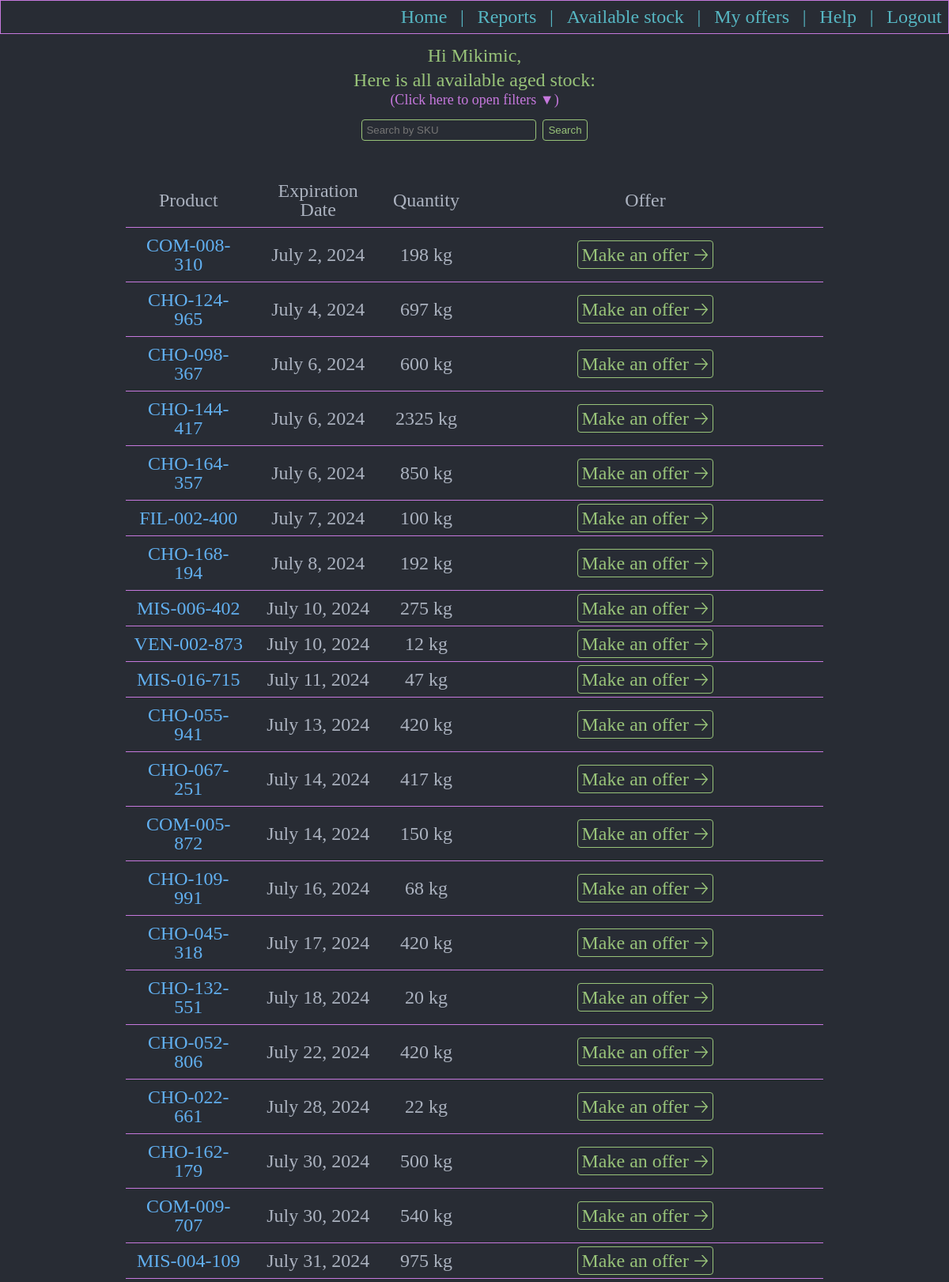
Screenshot of /all_available_stock/ (signed in, upper part) with the database file from the repository.
### aged/models.py (models this page shows, shortened)
class AvailableStock(models.Model):
    available_product = models.ForeignKey(Products, null=True, blank=True, on_delete=models.RESTRICT)
    stock_location = models.ForeignKey(LocationsForStocks, null=True, blank=True, on_delete=models.RESTRICT)
    expiration_date = models.DateField()
    batch = models.CharField(max_length=100)
    original_quantity_in_kg = models.IntegerField()
    under_offer_quantity_in_kg = models.IntegerField(default=0)
    sold_quantity_in_kg = models.IntegerField(default=0)
    available_quantity_in_kg = models.IntegerField()
    class Meta:
        verbose_name_plural = 'Available stock'

class Products(models.Model):
    cod_material = models.CharField(max_length=100)
    description = models.CharField(max_length=200, null=True, blank=True)
    product_brand = models.ForeignKey(Brands, null=True, blank=True, on_delete=models.SET_NULL)
    product_material_type = models.ForeignKey(MaterialType, null=True, blank=True, on_delete=models.SET_NULL)
    def __str__(self):
        return self.cod_material
    class Meta:
        verbose_name_plural = 'Products'

### aged/views.py (the view)
# urls.py: path('all_available_stock/', views.all_available_stock, name='all_available_stock'),
@login_required
def all_available_stock(request):
    touched_stock = OffersLog.objects.filter(stock_expired=False)
    all_available_stock = AvailableStock.objects.all().order_by('expiration_date')
    material = set()
    materials = set()
    for itm in touched_stock:
        material.add(itm.offered_product.product_material_type.material_type)
        materials.add(itm.offered_product.product_material_type)
    for itm in all_available_stock:
        material.add(itm.available_product.product_material_type.material_type)
        materials.add(itm.available_product.product_material_type)
    material_csv = ",".join(material)
    return render(request, 'aged/all_available_stock.html',
                  {'all_available_stock': all_available_stock,
                   'touched_stock': touched_stock,
                   'materials': materials,
                   'materials_as_csv': material_csv})

### aged/templates/aged/all_available_stock.html (shortened to what this page needs)
{% extends 'aged/base.html' %}
{% load static %}
{% block body %}
<div class="div_menu_no_border">
  <p class="p_menu">Hi {{user}}, </p>
  <p class="p_menu">Here is all available aged stock:</p>
  <p class = "p_div_filter" id="p_filter_message">(Click here to open filters ▼)</p>
  <div class="div_search_bar">
    <input id ="searchBar" type="text" name="" value="" placeholder="Search by SKU">
    <button id ="searchButton" type="button" name="button">Search</button>
  </div>
  {% if all_available_stock|length > 0 %}
  <table class="table_stocks_and_report">
    <tr class = "tr_first_line">
      <th>Product</th>
      <th>Expiration Date</th>
      <th>Quantity</th>
      <th>Offer</th>
    </tr>
    {% for freeStock in all_available_stock %}
    {% if freeStock.available_quantity_in_kg > 0 %}
    <tr data-material="{{ freeStock.available_product.product_material_type.material_type }}">
      <td class="table_sku">{{ freeStock.available_product }}</td>
      <td>{{ freeStock.expiration_date }}</td>
      <td>{{ freeStock.available_quantity_in_kg }} kg</td>
      <td><a class="a_menu_make_offer" href="{% url 'make_offer' itm_id=freeStock.id %}">Make an offer 🡢</a></td>
    </tr>
    {% endif %}
    {% endfor %}
  </table>
  {% else %}
  <p style="color:red">There is no available stock!</p>
  {% endif %}
</div>
{% endblock %}

### aged/static/aged/css/home.css (style rules this page uses)
html, body, div, span, applet, object, iframe, h1, h2, h3, h4, h5, h6, p, blockquote, pre, a, abbr, acronym, address, big, cite, code, del, dfn, em, img, ins, kbd, q, s, samp, small, strike, strong, sub, sup, tt, var, b, u, i, center, dl, dt, dd, ol, ul, li, fieldset, form, label, legend, table, caption, tbody, tfoot, thead, tr, th, td, article, aside, canvas, details, embed, figure, figcaption, footer, header, hgroup, menu, nav, output, ruby, section, summary, time, mark, audio, video { margin: 0; padding: 0; border: 0; font-size: 100%; font: inherit; vertical-align: baseline; }
body { line-height: 1; }
table { border-collapse: collapse; border-spacing: 0; }
body { background-color: #282c34; height: 100vh; display: flex; flex-direction: column; justify-content: space-between; font-size: 150%; }
p, pre { color: #98c379 }
.div_menu, .div_menu_no_border { display: flex; flex-direction: column; text-align: center; align-items: center; margin: 0.5%; padding: 0.5%; }
.p_menu { width: 50%; margin: 0.3%; }
.a_menu_make_offer { width: 15%; margin: 1%; padding: 1%; color: #98c379; border: solid 0.5px #98c379; border-radius: 4px; text-decoration: none; transition: 0.5s ease; }
.table_stocks_and_report { border-collapse: separate; color: #abb2bf; margin: 25px; width: 75%; }
td,th { padding:10px; vertical-align: middle; border-bottom: solid 0.5px #c678dd; }
.tr_first_line { top:0; position:sticky; background-color: #282c34; }
.table_sku { color: #61afef }
.input_offer, .input_offer_select, #searchBar { background: none; color: #98c379; border: solid 0.5px #98c379; border-radius: 4px; width: 75%; margin: 2.5%; padding: 2.7%; }
#searchBar { margin: 1.5%; padding: 1.7%; }
#searchButton { width: 20%; margin: 1.5%; padding: 1.7%; background-color: #282c34; border: solid 0.5px #98c379; border-radius: 4px; color: #98c379; transition:0.5s ease; }
.p_div_filter, .label_checkBox { color:#c678dd; }
.div_search_bar { width:25%; display:flex; margin:1%; }
#p_filter_message { font-size: 75%; transition: 0.5s ease }

### rows the page displays
AvailableStock: available_product "COM-008-310", expiration_date "July 2, 2024", available_quantity_in_kg "198"
AvailableStock: available_product "CHO-124-965", expiration_date "July 4, 2024", available_quantity_in_kg "697"
AvailableStock: available_product "CHO-098-367", expiration_date "July 6, 2024", available_quantity_in_kg "600"
AvailableStock: available_product "CHO-144-417", expiration_date "July 6, 2024", available_quantity_in_kg "2325"
AvailableStock: available_product "CHO-164-357", expiration_date "July 6, 2024", available_quantity_in_kg "850"
AvailableStock: available_product "FIL-002-400", expiration_date "July 7, 2024", available_quantity_in_kg "100"
AvailableStock: available_product "CHO-168-194", expiration_date "July 8, 2024", available_quantity_in_kg "192"
AvailableStock: available_product "MIS-006-402", expiration_date "July 10, 2024", available_quantity_in_kg "275"
AvailableStock: available_product "VEN-002-873", expiration_date "July 10, 2024", available_quantity_in_kg "12"
AvailableStock: available_product "MIS-016-715", expiration_date "July 11, 2024", available_quantity_in_kg "47"
AvailableStock: available_product "CHO-055-941", expiration_date "July 13, 2024", available_quantity_in_kg "420"
AvailableStock: available_product "CHO-067-251", expiration_date "July 14, 2024", available_quantity_in_kg "417"
AvailableStock: available_product "COM-005-872", expiration_date "July 14, 2024", available_quantity_in_kg "150"
AvailableStock: available_product "CHO-109-991", expiration_date "July 16, 2024", available_quantity_in_kg "68"
AvailableStock: available_product "CHO-045-318", expiration_date "July 17, 2024", available_quantity_in_kg "420"
AvailableStock: available_product "CHO-132-551", expiration_date "July 18, 2024", available_quantity_in_kg "20"
AvailableStock: available_product "CHO-052-806", expiration_date "July 22, 2024", available_quantity_in_kg "420"
AvailableStock: available_product "CHO-022-661", expiration_date "July 28, 2024", available_quantity_in_kg "22"
AvailableStock: available_product "CHO-162-179", expiration_date "July 30, 2024", available_quantity_in_kg "500"
AvailableStock: available_product "COM-009-707", expiration_date "July 30, 2024", available_quantity_in_kg "540"
AvailableStock: available_product "MIS-004-109", expiration_date "July 31, 2024", available_quantity_in_kg "975"

### other values shown
{{ user }} "Mikimic"
